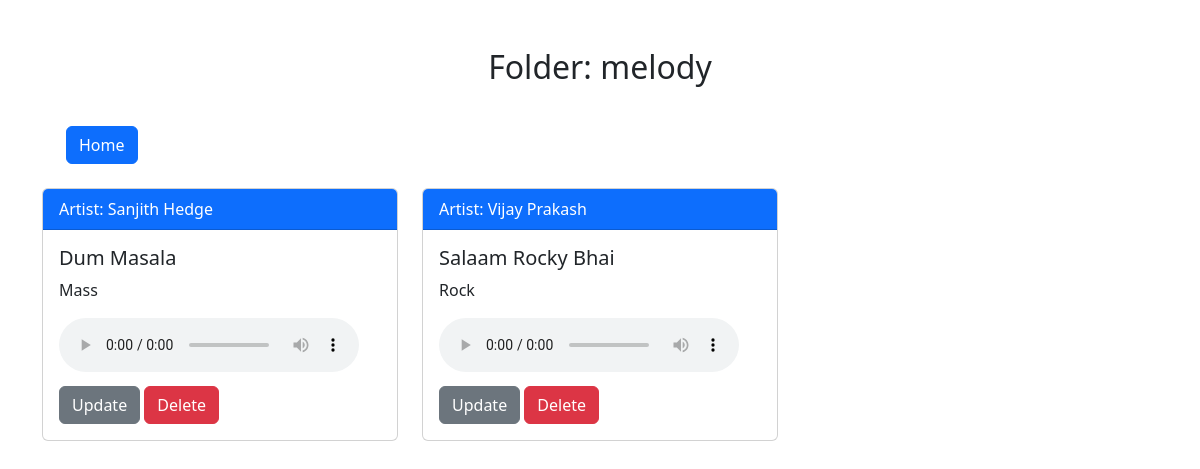
/folder/12/ (signed in), run on the app's committed database.
### music/models.py (models this page shows, shortened)
class Folder(models.Model):
    name = models.CharField(max_length=100)
    owner = models.ForeignKey(User, on_delete=models.CASCADE)
    music_tracks = models.ManyToManyField(Music, blank=True, related_name='folders')

class Music(models.Model):
    title = models.CharField(max_length=100)
    artist = models.CharField(max_length=100)
    genre = models.CharField(max_length=100)
    language = models.CharField(max_length=100)
    file_upload = models.FileField(upload_to='music/')

### music/views.py (the view)
# urls.py: path('folder/<int:pk>/', views.folder_detail, name='folder_detail'),
@login_required
def folder_detail(request, pk):
    folder = get_object_or_404(Folder, pk=pk)
    return render(request, 'folder_detail.html', {'folder': folder})

### music/templates/folder_detail.html (shortened to what this page needs)
<!DOCTYPE html>
<html lang="en">
<head>
    <link href="https://cdn.jsdelivr.net/npm/bootstrap@5.3.3/dist/css/bootstrap.min.css" rel="stylesheet">
</head>
<body>
    <div class="container mt-5">
        <div class="row">
            <div class="col-12 text-center mb-2">
                <h2>Folder: {{ folder.name }}</h2>
            </div>
        </div>
        <div class="row">
            <div class="col-md-4">
                <a href="{% url 'music_list' %}" class="btn btn-primary m-4">Home</a>
            </div>
        </div>
        <div class="row">
            {% for song in folder.music_tracks.all %}
            <div class="col-md-4 mb-4">
                <div class="card">
                    <div class="card-header bg-primary text-white">
                        Artist: {{ song.artist }}
                    </div>
                    <div class="card-body">
                        <h5 class="card-title">{{ song.title }}</h5>
                        <p class="card-text">{{ song.genre }}</p>
                        <audio controls>
                            <source src="{{ song.file_upload.url }}" type="audio/ogg">
                        </audio>
                        <a href="{% url 'update_song' folder.id song.id %}" class="btn btn-secondary mt-2">Update</a>
                        <a href="{% url 'delete_song' folder.id song.id %}" class="btn btn-danger mt-2">Delete</a>
                    </div>
                </div>
            </div>
            {% endfor %}
        </div>
    </div>
</body>
</html>

### data on the page
Folder: name "melody"
Music: artist "Sanjith Hedge", title "Dum Masala", genre "Mass"
Music: artist "Vijay Prakash", title "Salaam Rocky Bhai", genre "Rock"
